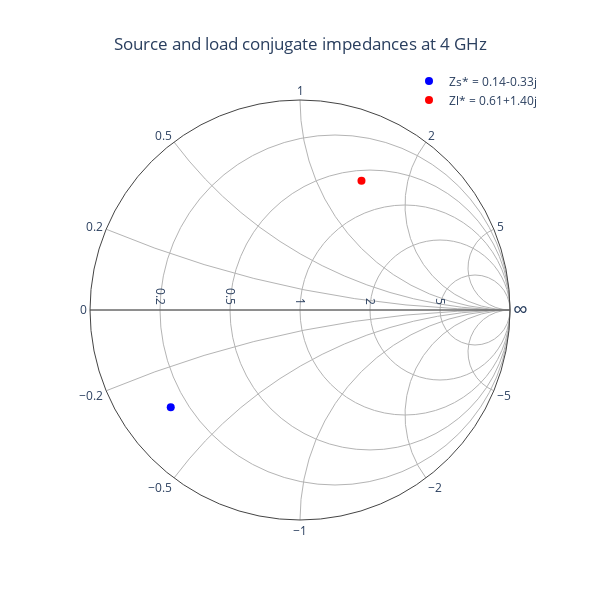

Source (notebook cell):
### Code cell
fig = go.Figure()
fig.add_trace(go.Scattersmith(
    real=[float(np.real(zs[0,0]))],
    imag=[float(np.imag(zs[0,0]))],
    mode="markers",
    marker=dict(color="blue", size=8),
    name=f"Zs* = {(zs[0,0]):.2f}"
))
fig.add_trace(go.Scattersmith(
    real=[float(np.real(zl[0,0]))],
    imag=[float(np.imag(zl[0,0]))],
    mode="markers",
    marker=dict(color="red", size=8),
    name=f"Zl* = {zl[0,0]:.2f}"
))
fig.update_layout(
    showlegend=True,
    width=600,
    height=600,
    title="Source and load conjugate impedances at 4 GHz",
    title_x=0.5,
    legend=dict(
        x=1.05,
        y=1.08,
        xanchor='right',
        yanchor='top',
        bgcolor='rgba(255,255,255,0.7)'
    )
)
fig.show()

### Figure 1 — Plotly figure (JSON) as saved in the notebook; plotly's stock layout.template omitted (floating-point values rounded to 4 significant figures)
{"data": [{"imag": [-0.328], "marker": {"color": "blue", "size": 8}, "mode": "markers", "name": "Zs* = 0.14-0.33j", "real": [0.1439], "type": "scattersmith"}, {"imag": [1.401], "marker": {"color": "red", "size": 8}, "mode": "markers", "name": "Zl* = 0.61+1.40j", "real": [0.608], "type": "scattersmith"}], "layout": {"height": 600, "legend": {"bgcolor": "rgba(255,255,255,0.7)", "x": 1.05, "xanchor": "right", "y": 1.08, "yanchor": "top"}, "showlegend": true, "title": {"text": "Source and load conjugate impedances at 4 GHz", "x": 0.5}, "width": 600}}
